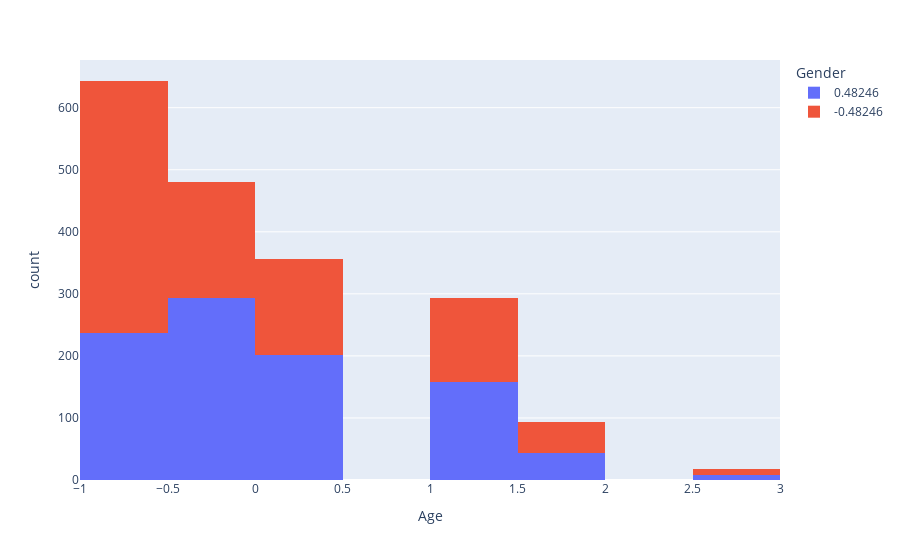

The notebook cell this image was saved under:
### Code cell
drugs_hist.show()

### Figure 1 — Plotly figure (JSON) as saved in the notebook; plotly's stock layout.template omitted (floating-point values rounded to 4 significant figures; data arrays with more than 128 entries replaced by an {"elided": "..."} marker saying what was removed)
{"data": [{"alignmentgroup": "True", "bingroup": "x", "hovertemplate": "Gender=0.48246<br>Age=%{x}<br>count=%{y}<extra></extra>", "legendgroup": "0.48246", "marker": {"color": "#636efa"}, "name": "0.48246", "offsetgroup": "0.48246", "orientation": "v", "showlegend": true, "type": "histogram", "x": {"elided": "942 float values"}, "xaxis": "x", "yaxis": "y"}, {"alignmentgroup": "True", "bingroup": "x", "hovertemplate": "Gender=-0.48246<br>Age=%{x}<br>count=%{y}<extra></extra>", "legendgroup": "-0.48246", "marker": {"color": "#EF553B"}, "name": "-0.48246", "offsetgroup": "-0.48246", "orientation": "v", "showlegend": true, "type": "histogram", "x": {"elided": "943 float values"}, "xaxis": "x", "yaxis": "y"}], "layout": {"autosize": true, "barmode": "relative", "legend": {"title": {"text": "Gender"}, "tracegroupgap": 0}, "margin": {"t": 60}, "xaxis": {"anchor": "y", "autorange": true, "domain": [0, 1], "range": [-1, 3], "title": {"text": "Age"}, "type": "linear"}, "yaxis": {"anchor": "x", "autorange": true, "domain": [0, 1], "range": [0, 676.8], "title": {"text": "count"}}}}
